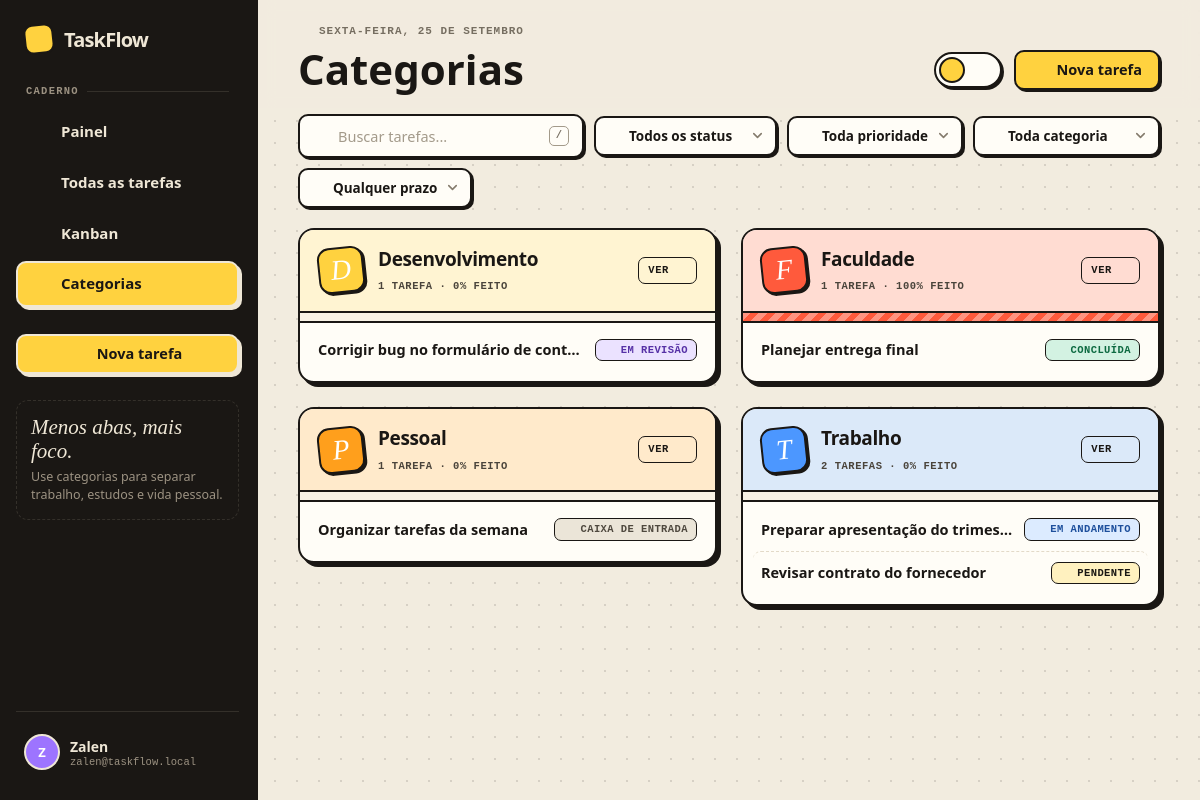
Screenshot of /tasks.php?view=category (signed in) with the database file from the repository.
### tables this page shows
CREATE TABLE users (
    id INT UNSIGNED NOT NULL AUTO_INCREMENT,
    username VARCHAR(50) NOT NULL,
    email VARCHAR(255) NULL,
    name VARCHAR(100) NOT NULL,
    profile VARCHAR(100) NOT NULL DEFAULT 'Freelancer / Criador',
    password_hash VARCHAR(255) NOT NULL,
    created_at TIMESTAMP NOT NULL DEFAULT CURRENT_TIMESTAMP,
    PRIMARY KEY (id),
    UNIQUE KEY uq_users_username (username),
    UNIQUE KEY uq_users_email (email)
);

CREATE TABLE tasks (
    id BIGINT UNSIGNED NOT NULL AUTO_INCREMENT,
    user_id INT UNSIGNED NOT NULL,
    title VARCHAR(120) NOT NULL,
    description TEXT NULL,
    category VARCHAR(60) NULL,
    status ENUM('inbox','pending','progress','review','done') NOT NULL DEFAULT 'inbox',
    priority ENUM('low','normal','high','urgent') NOT NULL DEFAULT 'normal',
    due_date DATE NULL,
    created_at TIMESTAMP NOT NULL DEFAULT CURRENT_TIMESTAMP,
    updated_at TIMESTAMP NOT NULL DEFAULT CURRENT_TIMESTAMP ON UPDATE CURRENT_TIMESTAMP,
    PRIMARY KEY (id),
    KEY idx_tasks_user_status (user_id, status),
    KEY idx_tasks_user_due (user_id, due_date),
    KEY idx_tasks_user_category (user_id, category),
    KEY idx_tasks_user_updated (user_id, updated_at),
    CONSTRAINT fk_tasks_user FOREIGN KEY (user_id) REFERENCES users(id) ON DELETE CASCADE
);

### config/database.php (called while the page is built, shortened)
<?php
function db(bool $withoutDatabase = false): PDO {
    static $connections = [];
    $key = $withoutDatabase ? 'server' : 'database';
    if (isset($connections[$key])) {
        return $connections[$key];
    }
    $dsn = $withoutDatabase
        ? 'mysql:host=' . DB_HOST . ';port=' . DB_PORT . ';charset=utf8mb4'
        : 'mysql:host=' . DB_HOST . ';port=' . DB_PORT . ';dbname=' . DB_NAME . ';charset=utf8mb4';
    try {
        $pdo = new PDO($dsn, DB_USER, DB_PASS, [
            PDO::ATTR_ERRMODE => PDO::ERRMODE_EXCEPTION,
            PDO::ATTR_DEFAULT_FETCH_MODE => PDO::FETCH_ASSOC,
            PDO::ATTR_EMULATE_PREPARES => false,
            PDO::MYSQL_ATTR_INIT_COMMAND => "SET NAMES utf8mb4 COLLATE utf8mb4_unicode_ci",
        ]);
    } catch (PDOException $e) {
        throw new RuntimeException(
            $withoutDatabase
                ? 'Não foi possível conectar ao MySQL. Confirme se o MySQL está iniciado no XAMPP e revise config/database.php.'
                : 'Banco TaskFlow ainda não está disponível. Acesse install.php para criar o banco e as tabelas.',
            0,
            $e
        );
    }
    return $pdo;
}

### tasks.php (the view, shortened to what this page needs)
<?php
require_once __DIR__ . '/includes/bootstrap.php';
$user = require_auth();
$uid = (int)$user['id'];
$q = trim((string)($_GET['q'] ?? ''));
$status = (string)($_GET['status'] ?? '');
$priority = (string)($_GET['priority'] ?? '');
$category = trim((string)($_GET['category'] ?? ''));
$due = (string)($_GET['due'] ?? '');
$view = (string)($_GET['view'] ?? 'list');
$where = ['user_id = :uid']; $params = ['uid'=>$uid];
$order = $view === 'category' ? "ORDER BY category ASC, due_date IS NULL, due_date ASC, updated_at DESC" : 'ORDER BY updated_at DESC, id DESC';
$stmt = db()->prepare('SELECT id,user_id,title,description,category,status,priority,due_date,created_at,updated_at FROM tasks WHERE ' . implode(' AND ', $where) . ' ' . $order);
$stmt->execute($params); $tasks = $stmt->fetchAll(); $categories = user_categories($uid);
$grouped = [];
if ($view === 'category') foreach ($tasks as $task) { $key = trim((string)($task['category'] ?? '')) ?: 'Sem categoria'; $grouped[$key][] = $task; }
$pageTitle = $view === 'category' ? 'Categorias' : 'Todas as tarefas'; $activePage = $view === 'category' ? 'categories' : 'tasks';
include __DIR__ . '/includes/header.php';
?>
<?php
function cat_color(string $name): string {
    $palette = ['var(--yellow)','var(--sky)','var(--lilac)','var(--mint)','var(--red)','#ff8fc7','#ff9f1c'];
    return $palette[abs(crc32(lower_text($name))) % count($palette)];
}
?>
<form class="toolbar" method="get" data-filters>
    <label class="searchbox"><?=icon('search','sm')?><input id="taskSearch" name="q" placeholder="Buscar tarefas..." value="<?=e($q)?>" type="search"><span class="kbd">/</span></label>
    <label class="select-wrap"><select class="select-sm <?=$status!==''?'on':''?>" name="status" aria-label="Status"><option value="">Todos os status</option></select></label>
    <label class="select-wrap"><select class="select-sm <?=$priority!==''?'on':''?>" name="priority" aria-label="Prioridade"><option value="">Toda prioridade</option></select></label>
    <label class="select-wrap"><select class="select-sm <?=$category!==''?'on':''?>" name="category" aria-label="Categoria"><option value="">Toda categoria</option></select></label>
    <label class="select-wrap"><select class="select-sm <?=$due!==''?'on':''?>" name="due" aria-label="Prazo"><option value="">Qualquer prazo</option></select></label>
</form>
<?php if ($view === 'category'): ?>
    <div class="cat-grid">
    <?php foreach($grouped as $categoryName => $categoryTasks):
        $categoryName = (string)$categoryName;
        $catTotal = count($categoryTasks);
        $catDone = count(array_filter($categoryTasks, fn($t) => $t['status'] === 'done'));
        $catPct = $catTotal ? (int)round($catDone / $catTotal * 100) : 0; ?>
        <section class="cat-group open" style="--c:<?=cat_color($categoryName)?>">
            <div class="cat-head">
                <div class="l"><span class="cat-swatch"><?=e(strtoupper(first_char($categoryName)))?></span><div><span class="name"><?=e($categoryName)?></span><span class="count"><?=$catTotal?> tarefa<?=$catTotal===1?'':'s'?> · <?=$catPct?>% feito</span></div></div>
                <a class="panel-link" href="tasks.php?category=<?=e(urlencode($categoryName==='Sem categoria'?'__none__':$categoryName))?>">Ver<?=icon('arrow-right')?></a>
            </div>
            <div class="cat-progress"><i style="width:<?=$catPct?>%"></i></div>
            <div class="cat-body"><?php foreach($categoryTasks as $task): ?><a class="cat-task" href="tasks.php?view=category&action=view&id=<?=e($task['id'])?>"><span class="tt"><?=e($task['title'])?></span><?=status_pill($task['status'])?></a><?php endforeach; ?></div>
        </section>
    <?php endforeach; ?>
    </div>
<?php endif; ?>
<?php include __DIR__ . '/includes/footer.php'; ?>

### includes/header.php (shortened to what this page needs)
<?php
$names = preg_split('/\s+/', trim((string)($user['name'] ?? 'User'))) ?: ['User'];
$initials = strtoupper(first_char($names[0] ?? 'U') . first_char($names[1] ?? ''));
$email = $user['email'] ?? $user['username'] ?? '';
$tips = [
    ['Uma coisa de cada vez.', 'Arraste cartões no Kanban para avançar tarefas.'],
    ['Prazo é promessa.', 'Filtre por “Próximos 7 dias” para planejar a semana.'],
    ['Feito > perfeito.', 'Selecione várias tarefas na lista para mudar o status de uma vez.'],
    ['Menos abas, mais foco.', 'Use categorias para separar trabalho, estudos e vida pessoal.'],
];
$tip = $tips[(int)date('z') % count($tips)];
?>
<!doctype html>
<html lang="pt-BR">
<head>
<?php include __DIR__ . '/head.php'; ?>
</head>
<body>
<div class="app show" data-csrf="<?=e(csrf_token())?>">
    <aside class="sidebar" id="sidebar">
        <a class="mark" href="dashboard.php"><?=brand_mark()?>TaskFlow</a>
        <div class="nav-label">Caderno</div>
        <a class="nav-item <?=$activePage==='dashboard'?'active':''?>" data-screen="dashboard" href="dashboard.php"><?=icon('home')?>Painel</a>
        <a class="nav-item <?=$activePage==='tasks'?'active':''?>" data-screen="tasks" href="tasks.php"><?=icon('list')?>Todas as tarefas</a>
        <a class="nav-item <?=$activePage==='kanban'?'active':''?>" data-screen="kanban" href="kanban.php"><?=icon('kanban')?>Kanban</a>
        <a class="nav-item <?=$activePage==='categories'?'active':''?>" data-screen="categories" href="tasks.php?view=category"><?=icon('tag')?>Categorias</a>
        <div class="cta"><a class="btn btn-primary btn-block" href="tasks.php?action=new"><?=icon('plus','sm')?>Nova tarefa</a></div>
        <div class="sidebar-note"><b><?=e($tip[0])?></b><?=e($tip[1])?></div>
        <div class="sidebar-foot">
            <button class="user-row" type="button" data-profile-toggle aria-haspopup="menu">
                <div class="avatar"><?=e($initials ?: 'U')?></div>
                <div><div class="user-name"><?=e($user['name'] ?? '')?></div><div class="user-mail"><?=e($email)?></div></div>
                <?=icon('chevrons','sm chev-ud')?>
            </button>
        </div>
    </aside>
    <div class="main">
        <header class="topbar">
            <div class="tb-title">
                <div>
                    <div class="crumb"><?=icon('calendar')?><?=e(format_date_long())?></div>
                    <h1><?=e($pageTitle)?></h1>
                </div>
            </div>
            <div class="actions">
                <?=theme_toggle()?>
                <?php if (in_array($activePage, ['tasks','kanban','categories'], true)): ?><a class="btn btn-primary" href="tasks.php?action=new"><?=icon('plus','sm')?><span class="lbl">Nova tarefa</span></a><?php endif; ?>
            </div>
        </header>
        <main class="content">

### includes/icons.php (shortened to what this page needs)
<?php
function icon(string $name, string $class = ''): string {
    $body = $paths[$name] ?? $paths['inbox'];
    $extra = $class !== '' ? ' ' . $class : '';
    return '<svg class="icon' . $extra . '" viewBox="0 0 24 24" fill="none" stroke="currentColor" stroke-width="2" stroke-linecap="round" stroke-linejoin="round" aria-hidden="true">' . $body . '</svg>';
}
function theme_toggle(): string {
    return '<button class="theme-toggle" type="button" role="switch" aria-checked="false" data-theme-toggle aria-label="Modo escuro" title="Alternar modo claro / escuro">'
        . '<span class="tt-opt tt-light">' . icon('sun') . '</span>'
        . '<span class="tt-opt tt-dark">' . icon('moon') . '</span>'
        . '<span class="tt-knob"></span>'
        . '</button>';
}
function brand_mark(): string {
    return '<span class="dot">' . icon('check') . '</span>';
}

### includes/bootstrap.php (shortened to what this page needs)
<?php
require_once __DIR__ . '/../config/database.php';
require_once __DIR__ . '/icons.php';
function e(mixed $value): string {
    return htmlspecialchars((string)$value, ENT_QUOTES, 'UTF-8');
}
function lower_text(string $value): string {
    return function_exists('mb_strtolower') ? mb_strtolower($value, 'UTF-8') : strtolower($value);
}
function first_char(string $value): string {
    return function_exists('mb_substr') ? mb_substr($value, 0, 1, 'UTF-8') : substr($value, 0, 1);
}
function csrf_token(): string {
    return $_SESSION['csrf'];
}
function current_user(): ?array {
    try {
        $stmt = db()->prepare('SELECT id, username, email, name, profile FROM users WHERE id = :id LIMIT 1');
        $stmt->execute(['id' => (int)$_SESSION['user_id']]);
        $user = $stmt->fetch();
        return $user ?: null;
    } catch (RuntimeException $e) {
        return null;
    }
}
function require_auth(): array {
    $user = current_user();
    return $user;
}
function statuses(): array {
    return [
        'inbox' => 'Caixa de entrada',
        'pending' => 'Pendente',
        'progress' => 'Em andamento',
        'review' => 'Em revisão',
        'done' => 'Concluída',
    ];
}
function format_date_long(?string $date = null): string {
    $ts = $date ? strtotime($date) : time();
    $days = ['domingo','segunda-feira','terça-feira','quarta-feira','quinta-feira','sexta-feira','sábado'];
    $months = ['janeiro','fevereiro','março','abril','maio','junho','julho','agosto','setembro','outubro','novembro','dezembro'];
    return $days[(int)date('w', $ts)] . ', ' . date('j', $ts) . ' de ' . $months[(int)date('n', $ts) - 1];
}
function status_class(string $status): string {
    return ['inbox'=>'st-inbox','pending'=>'st-pendente','progress'=>'st-andamento','review'=>'st-revisao','done'=>'st-concluida'][$status] ?? 'st-inbox';
}
function status_icon(string $status): string {
    return ['inbox'=>'inbox','pending'=>'clock','progress'=>'activity','review'=>'eye','done'=>'check-circle'][$status] ?? 'inbox';
}
function status_pill(string $status): string {
    return '<span class="pill ' . status_class($status) . '">' . icon(status_icon($status), 'xs') . e(statuses()[$status] ?? $status) . '</span>';
}

### rows the page displays
users: name "Z", name "Zalen", email "zalen@taskflow.local"
tasks: status "0", title "Corrigir bug no formulário de cont…", status "EM REVISÃO"
tasks: status "100", title "Planejar entrega final", status "CONCLUÍDA"
tasks: status "0", title "Organizar tarefas da semana", status "CAIXA DE ENTRADA"
tasks: title "Preparar apresentação do trimes…", status "EM ANDAMENTO"
tasks: title "Revisar contrato do fornecedor", status "PENDENTE"

### other values shown
$tip[0] "Menos abas, mais foco."
$tip[1] "Use categorias para separar trabalho, estudos e vida pessoal."
format_date_long() "SEXTA-FEIRA, 25 DE SETEMBRO"
$pageTitle "Categorias"
first_char($categoryName) "D"
$categoryName "Desenvolvimento"
$catTotal "1"
first_char($categoryName) "F"
$categoryName "Faculdade"
first_char($categoryName) "P"
$categoryName "Pessoal"
first_char($categoryName) "T"
$categoryName "Trabalho"
$catTotal "2"
$catPct "0"
